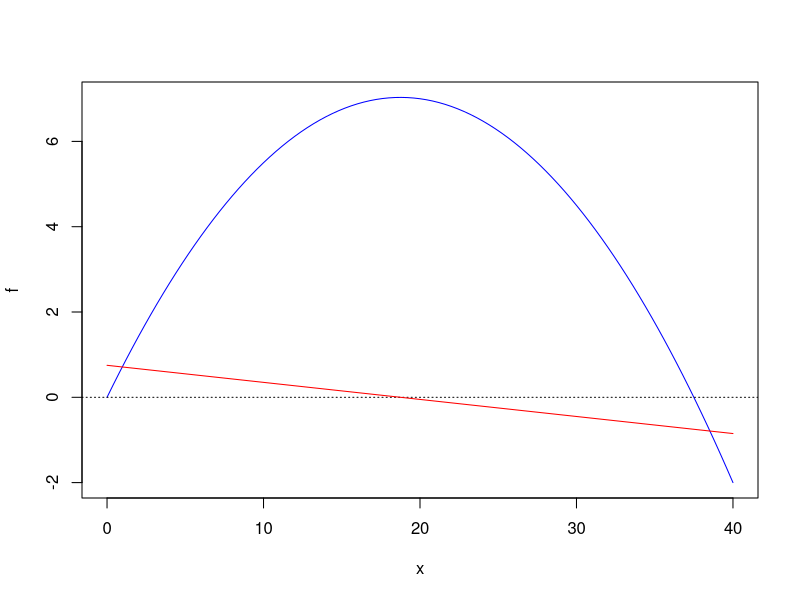

Write R code to recreate this figure.
# ---------------------------------------
# TOC:
#  1. Solving for zero
#  2. Second Derivative Test
# ---------------------------------------

# ---------------------------------------
# 1. Solving for zero 
# ---------------------------------------
library(Deriv)

## From the example
f <- function(x) -0.02*x^2 + 0.75*x
f.prime <- Deriv(f)
f.prime

plot(f, xlim = c(0,40), col = 'blue')
abline(h = 0, lty = 3)

# Does f.prime = 0 at the extreme value? YES
curve(f.prime, col = 'red', add = TRUE)


## Use uniroot() to solve for zero
uniroot(f.prime, interval = c(15,25)) # root is 18.75

## find the extreme value by plugging the critical point into f
f(18.75)



# ---------------------------------------
# 2. Second Derivative Test
# ---------------------------------------
f.prime.prime <- Deriv(f.prime)
f.prime.prime

## 2 D.T. says:
### if f'(x*) = 0 and f''(x*) > 0, then f(x*) is local min
### if f'(x*) = 0 and f''(x*) < , then f(x*) is local max
# Here, f.prime.prime = -0.04, which is always < 0, so f(18.75) is a local max



